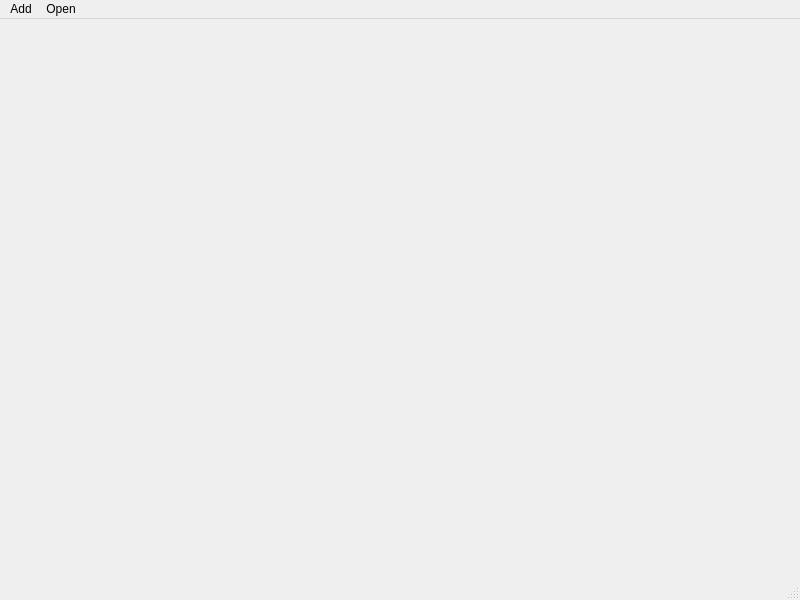
<?xml version="1.0" encoding="UTF-8"?>
<ui version="4.0">
 <class>MainWindow</class>
 <widget class="QMainWindow" name="MainWindow">
  <property name="geometry">
   <rect>
    <x>0</x>
    <y>0</y>
    <width>800</width>
    <height>600</height>
   </rect>
  </property>
  <property name="windowTitle">
   <string>MainWindow</string>
  </property>
  <widget class="QWidget" name="centralwidget"/>
  <widget class="QMenuBar" name="menubar">
   <property name="geometry">
    <rect>
     <x>0</x>
     <y>0</y>
     <width>800</width>
     <height>22</height>
    </rect>
   </property>
   <widget class="QMenu" name="menuAdd">
    <property name="title">
     <string>Add</string>
    </property>
    <addaction name="actionAdd_Bar"/>
    <addaction name="actionAdd_stage_square"/>
   </widget>
   <widget class="QMenu" name="menuOpen">
    <property name="title">
     <string>Open</string>
    </property>
   </widget>
   <addaction name="menuAdd"/>
   <addaction name="menuOpen"/>
  </widget>
  <widget class="QStatusBar" name="statusbar"/>
  <action name="actionAdd_Bar">
   <property name="text">
    <string>Add Bar</string>
   </property>
  </action>
  <action name="actionAdd_stage_square">
   <property name="text">
    <string>Add stage square</string>
   </property>
  </action>
 </widget>
 <resources/>
 <connections/>
</ui>
